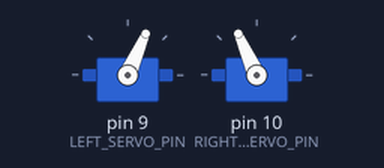
Simulated run of this sketch. Board: Arduino Nano, built with avr-gcc and run on an emulated ATmega328P. Parts: 2 × servo. What the sketch prints to the serial monitor is not drawn.

Above: at 0.05 s.
At 0.2 s:
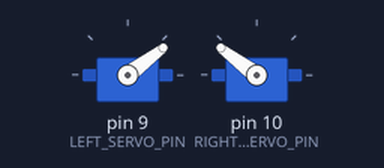
At 0.35 s:
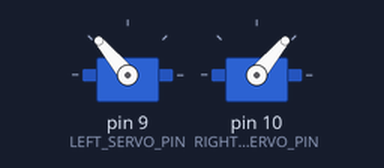
At 0.55 s:
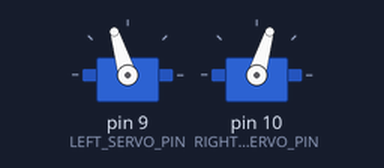
Timing chart, 0 to 3.0 s (numbered marks = the images above):
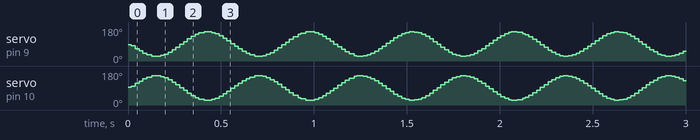

The sketch:

Sine_wave.ino
```cpp
//This is the Sine wave version. The mechanism makes the servos move fast in the middle and slow down at the edges.
// The advantage is a more lifelike flapping motion that saves energy, though the flapping speed and power are weaker than the Triangle wave version.
// Max Flap Angle	flapAmplitude	40 - 85	Sets the peak travel (degrees) from the 90° center point. Values above 80 may strain mechanical linkages.
// Pulse Width	attach(pin, 500, 2500)	500 - 2500 us	Extends physical servo travel. Verify that your servos support 2500us to avoid motor burnout.
// Flapping Speed	speedFactor	50 - 150	Mapped to the Throttle channel. Defines the phase increment per loop (Sine/Triangle wave frequency).
// i also added a lot of comments to actually explain the code to someone who has no idea about how it works.


/*
 PETAL - BIONIC BUTTERFLY


  RC Channels:
   CH1 -> steering
   CH2 -> elevator
   CH3 -> flapping speed
   CH5 -> steering trim
   CH6 -> pitch trim / perch control
   CH7 -> perch switch (or any other emote maybe, perch is isnpired by s-diy)
 */

#include <Servo.h>
#include <PPMReader.h>


// pin config

const byte PPM_PIN = 3;

const byte LEFT_SERVO_PIN  = 9;
const byte RIGHT_SERVO_PIN = 10;


// ppm config

const byte CHANNEL_COUNT = 7;

PPMReader ppm(PPM_PIN, CHANNEL_COUNT);


// servo config

Servo servoLeft;
Servo servoRight;

const int CENTER_ANGLE = 90;


// flapping conif

// maxm movement away from center basically,
// 65 means -
// Left:  90 + 65 = 155 degrees
// Right: 90 - 65 = 25 degrees
// the servos move opposite each other,
// this produces the wing-flapping motion, duhhh(?) :>

const int FLAP_AMPLITUDE = 65;

// max pitch trim correction
const int MAX_PITCH_TRIM = 20;

// flight state

float phase = 0.0;
float perchPhase = 0.0;

float currentOffset = 0.0;

bool isPerching = false;
bool wasFailsafe = true;


// servo position tracking

int lastLeftPosition  = CENTER_ANGLE;
int lastRightPosition = CENTER_ANGLE;


// ppm filtering

// stored channel values are like;
// Index 0 = CH1
// Index 1 = CH2
// and so onto
// Index 6 = CH7

int lastChannelValues[CHANNEL_COUNT] = {
  1500,
  1500,
  1500,
  1500,
  1500,
  1500,
  1500
};


// lets ignore the small ppm fluctuations.
const int PPM_DEADBAND = 3;

// serial debugging

unsigned long lastLogTime = 0;

const unsigned long LOG_INTERVAL = 1000;


// SETUP (IMP)

void setup() {

  Serial.begin(115200);

  // attaching servos
  // 500–2500 gives the servo library a wide usable pulse range

  servoLeft.attach(LEFT_SERVO_PIN, 500, 2500);
  servoRight.attach(RIGHT_SERVO_PIN, 500, 2500);


  // start both servos at their neutral position

  servoLeft.write(CENTER_ANGLE);
  servoRight.write(CENTER_ANGLE);

  lastLeftPosition  = CENTER_ANGLE;
  lastRightPosition = CENTER_ANGLE;


  Serial.println();
  Serial.println(" PETAL IS READY TO TOUCH THE SKIES ");
  Serial.println(" 2 Servo Sine-Wave Mode");
  Serial.println("System is ready.");
}

// reading filtered ppm channels

int readPPMFiltered(byte channelIndex) {

  // ppmreader channels are numbered starting from 1
  int rawValue = ppm.latestValidChannelValue(
    channelIndex + 1,
    1500
  );


  // Ignoring tiny fluctuations again

  if (abs(rawValue - lastChannelValues[channelIndex]) > PPM_DEADBAND) {
    lastChannelValues[channelIndex] = rawValue;
  }


  return lastChannelValues[channelIndex];
}

// MAIN LOOP (imp)

void loop() {

  // checking receiver connections

  unsigned long ch3Raw = ppm.latestValidChannelValue(3, 0);

  bool receiverConnected = (ch3Raw != 0);


  // FAILSAFE

  if (!receiverConnected) {

    processFailsafe();

  }


  // normal flight

  else {

    // reading rc channels

    int steering = readPPMFiltered(0);
    int elevator = readPPMFiltered(1);
    int throttle = readPPMFiltered(2);

    int steeringTrim = readPPMFiltered(4);
    int pitchControl = readPPMFiltered(5);
    int perchSwitch  = readPPMFiltered(6);

    // steering

    int steerValue = 0;

    if (abs(steering - 1500) > 10) {

      steerValue = map(
        steering,
        900,
        2100,
        -15,
        15
      );
    }


    // CH5 adds additional steering trim

    int finalSteer =
      steerValue +
      map(
        steeringTrim,
        1000,
        2000,
        -15,
        15
      );


    // elevator

    int elevatorOffset = 0;

    if (abs(elevator - 1500) > 10) {

      elevatorOffset = map(
        elevator,
        900,
        2100,
        -15,
        15
      );
    }


    // pitch trim

    int pitchTrim = map(
      pitchControl,
      1000,
      2000,
      -MAX_PITCH_TRIM,
      MAX_PITCH_TRIM
    );


    // perch mode (can be changes in future to add a different emotes or mocing state or something petal can do)

    if (throttle > 1100) {

      // any throttle means normal flight

      isPerching = false;

    }

    else if (
      perchSwitch > 1600 &&
      throttle < 1100
    ) {

      isPerching = true;
    }


    // switch fully off meanss normal mode

    if (perchSwitch < 1400) {

      isPerching = false;
    }


    // determining flight mode

    if (isPerching) {

      updatePerchMode(pitchControl);

    }

    else if (throttle < 1050) {

      updateGlideMode();

    }

    else {

      updateSineFlapping(throttle);
    }


    // calculating servo position

    int leftOutput =
      CENTER_ANGLE +
      (int)currentOffset +
      finalSteer +
      elevatorOffset +
      pitchTrim;


    int rightOutput =
      CENTER_ANGLE -
      (int)currentOffset +
      finalSteer -
      elevatorOffset -
      pitchTrim;


    // update servos

    updateServos(
      leftOutput,
      rightOutput
    );
  }

  // serial debug output


  if (millis() - lastLogTime > LOG_INTERVAL) {

    lastLogTime = millis();

    if (receiverConnected) {

      Serial.print("[CONNECTED] ");
      Serial.print("CH3: ");
      Serial.println(lastChannelValues[2]);

    }

    else {

      Serial.println("[!] NO SIGNAL - FAILSAFE");
    }
  }


  // mall delay to keep the control loop stable, pr else the flapping will be uncontrolled

  delay(4);
}

// SINE WAVE FLAPPING

void updateSineFlapping(int throttle) {

  // when recovering from failsafe/glide/perch,
  // restart the sine wave from the opposite side.

  if (wasFailsafe) {

    phase = PI;
    wasFailsafe = false;
  }


  // converting throttle into flapping speed.

  float speedFactor =
    map(
      throttle,
      1050,
      2000,
      60,
      100
    ) / 1000.0;


  // advance sine-wave phase.

  phase += speedFactor;


  // keeping phase between 0 and 2PI, (Yes its the 3.14150... PI)

  if (phase >= 2 * PI) {

    phase -= 2 * PI;
  }


  // calculate wing movement.

  currentOffset =
    sin(phase) * FLAP_AMPLITUDE;
}

// PERCH MODE

void updatePerchMode(int rawPitchControl) {

  wasFailsafe = true;


  // CH6 controls maximum upward angle

  float maxUpAngle =
    map(
      rawPitchControl,
      1000,
      2000,
      30,
      60
    );


  // slowly oscillating the wings

  perchPhase += 0.01;


  float goalAngle =
    maxUpAngle +
    (sin(perchPhase) * 20.0) -
    20.0;


  // smoothly moving

  if (abs(currentOffset - goalAngle) > 0.5) {

    if (currentOffset < goalAngle) {

      currentOffset += 1.5;

    }

    else {

      currentOffset -= 1.5;
    }
  }
}

// glide mode

void updateGlideMode() {

  wasFailsafe = true;


  // gradually returning the wings to the center

  if (currentOffset < 0) {

    currentOffset += 2.0;
  }

  else if (currentOffset > 0) {

    currentOffset -= 2.0;
  }


  // stop tiny movements

  if (abs(currentOffset) < 2.5) {

    currentOffset = 0;
  }
}

// FAILSAFE

void processFailsafe() {

  // slowly bringing wings back toward neutral

  if (currentOffset < 0) {

    currentOffset += 1.5;
  }

  else if (currentOffset > 0) {

    currentOffset -= 1.5;
  }


  if (abs(currentOffset) < 1.5) {

    currentOffset = 0;
  }


  // neutral servo positions

  updateServos(
    CENTER_ANGLE + (int)currentOffset,
    CENTER_ANGLE - (int)currentOffset
  );


  wasFailsafe = true;
}

// updating the servos

void updateServos(
  int targetLeft,
  int targetRight
) {

  // preventing mechanical over travel

  targetLeft =
    constrain(
      targetLeft,
      5,
      175
    );


  targetRight =
    constrain(
      targetRight,
      5,
      175
    );


  // only sending a new position when movement is required

  if (
    abs(targetLeft - lastLeftPosition) >= 1
  ) {

    servoLeft.write(targetLeft);

    lastLeftPosition = targetLeft;
  }


  if (
    abs(targetRight - lastRightPosition) >= 1
  ) {

    servoRight.write(targetRight);

    lastRightPosition = targetRight;
  }
}

/*
FlySky Receiver          Arduino Nano
--------------------------------------
PPM    ------->  D3
GND            ------->  GND

Left Servo signal ------> D9
Right Servo signal -----> D10

Servo GND --------------> GND
Servo V+ ---------------> External 5-6V supply (if not then use the arduin's channel only)

check whether your particular FlySky receiver outputs PPM,
the code above is specifically for PPM for instance i-BUS is a different protocol and
would require different code/wiring.

For your first bench test, keep 'FLAP_AMPLITUDE = 65' in the code
but don't immediately run it at full throttle with the wings attached.
first verify that both servos move symmetrically from roughly from 25 degrees to 155 degrees,
that the transmitter controls behave correctly,
and that the two servo directions match your physical mechanism.
*/
```
